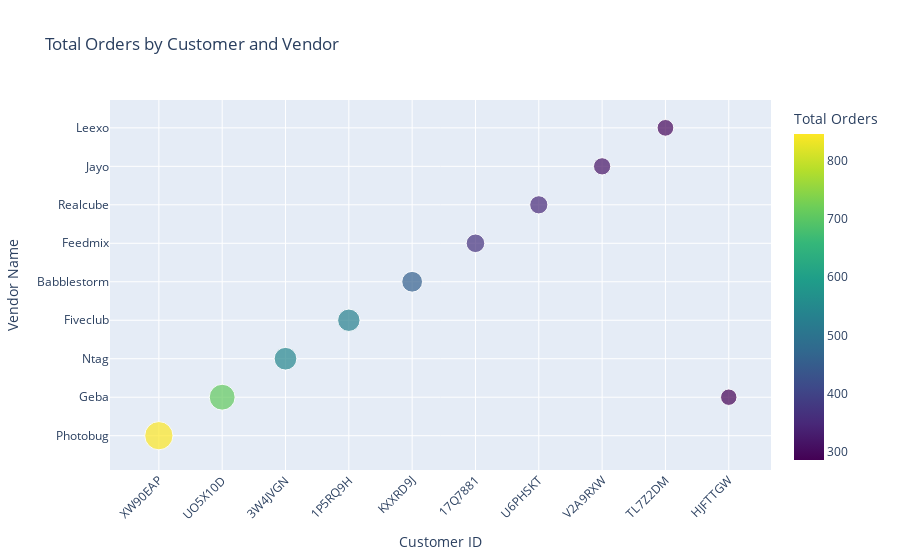

The code cell stored with this chart in its notebook:
### Code cell
# Create a scatter plot
fig = px.scatter(df, x='customer_id', y='vname', size='total_orders', color='total_orders',
                 title='Total Orders by Customer and Vendor',
                 labels={'customer_id': 'Customer ID', 'vname': 'Vendor Name', 'total_orders': 'Total Orders'},
                 color_continuous_scale='Viridis')

# Update the layout for better readability
fig.update_layout(xaxis_title='Customer ID',
                  yaxis_title='Vendor Name',
                  xaxis_tickangle=-45)  # Rotate x-axis labels for better readability

# Show plot
fig.show()

### Figure 1 — Plotly figure (JSON) as saved in the notebook; plotly's stock layout.template omitted (floating-point values rounded to 4 significant figures)
{"data": [{"hovertemplate": "Customer ID=%{x}<br>Vendor Name=%{y}<br>Total Orders=%{marker.color}<extra></extra>", "legendgroup": "", "marker": {"color": [846, 708, 544, 531, 456, 366, 350, 315, 296, 286], "coloraxis": "coloraxis", "size": [846, 708, 544, 531, 456, 366, 350, 315, 296, 286], "sizemode": "area", "sizeref": 2.115, "symbol": "circle"}, "mode": "markers", "name": "", "orientation": "v", "showlegend": false, "type": "scatter", "x": ["XW90EAP", "UO5X10D", "3W4JVGN", "1P5RQ9H", "KXXRD9J", "17Q7881", "U6PHSKT", "V2A9RXW", "TL7Z2DM", "HJFTTGW"], "xaxis": "x", "y": ["Photobug", "Geba", "Ntag", "Fiveclub", "Babblestorm", "Feedmix", "Realcube", "Jayo", "Leexo", "Geba"], "yaxis": "y"}], "layout": {"coloraxis": {"colorbar": {"title": {"text": "Total Orders"}}, "colorscale": [[0, "#440154"], [0.1111, "#482878"], [0.2222, "#3e4989"], [0.3333, "#31688e"], [0.4444, "#26828e"], [0.5556, "#1f9e89"], [0.6667, "#35b779"], [0.7778, "#6ece58"], [0.8889, "#b5de2b"], [1, "#fde725"]]}, "legend": {"itemsizing": "constant", "tracegroupgap": 0}, "title": {"text": "Total Orders by Customer and Vendor"}, "xaxis": {"anchor": "y", "domain": [0, 1], "tickangle": -45, "title": {"text": "Customer ID"}}, "yaxis": {"anchor": "x", "domain": [0, 1], "title": {"text": "Vendor Name"}}}}
